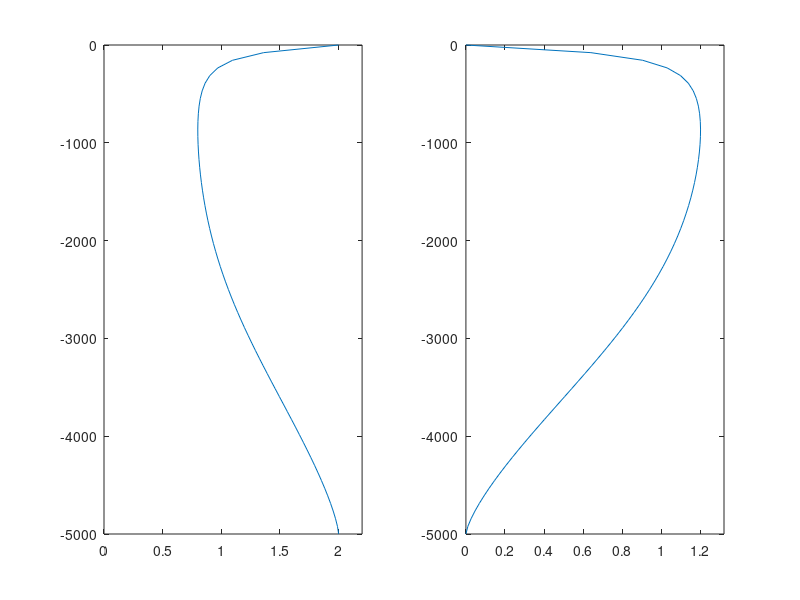

The MATLAB source for this figure:
latitude = 33;
f0 = 2 * 7.2921E-5 * sin( latitude*pi/180 );

j_star = 3;
L_gm = 1.3e3; % thermocline exponential scale, meters
invT_gm = 5.2e-3; % reference buoyancy frequency, radians/seconds
E_gm = 6.3e-5; % non-dimensional energy parameter
E = L_gm*L_gm*L_gm*invT_gm*invT_gm*E_gm;
N0 = invT_gm;

H = (j_star+(1:3000)).^(-5/2);
H_norm = 1/sum(H);
B_norm = 1/atan(sqrt(N0*N0/(f0*f0)-1));


GM2D_uv_int = @(omega0,omega1,j) B_norm*H_norm*E*((j+j_star).^(-5/2))*( f0*sqrt(omega1*omega1-f0*f0)/(2*omega1*omega1) - (3/2)*atan(f0/sqrt(omega1*omega1-f0*f0)) - f0*sqrt(omega0*omega0-f0*f0)/(2*omega0*omega0) + (3/2)*atan(f0/sqrt(omega0*omega0-f0*f0)));


L = 5000;
z = linspace(-L,0,65)';

H = H_norm*(j_star+(1:1024)).^(-5/2);

j_max = 3000;

xi = ( exp(z/L_gm) - exp(-L/L_gm) )/( 1-exp(-L/L_gm) );
% xi = exp(z/L_gm);

F2 = 0*z;
G2 = 0*z;
for j = 1:j_max
    F2 = F2 + 2*(cos(j*pi*xi)).^2*H_norm*(j_star+j).^(-5/2);
    G2 = G2 + 2*(sin(j*pi*xi)).^2*H_norm*(j_star+j).^(-5/2);
end

figure
subplot(1,2,1)
plot(F2,z)
xlim([0 1.1*max(F2)])
subplot(1,2,2)
plot(G2,z)
xlim([0 1.1*max(G2)])